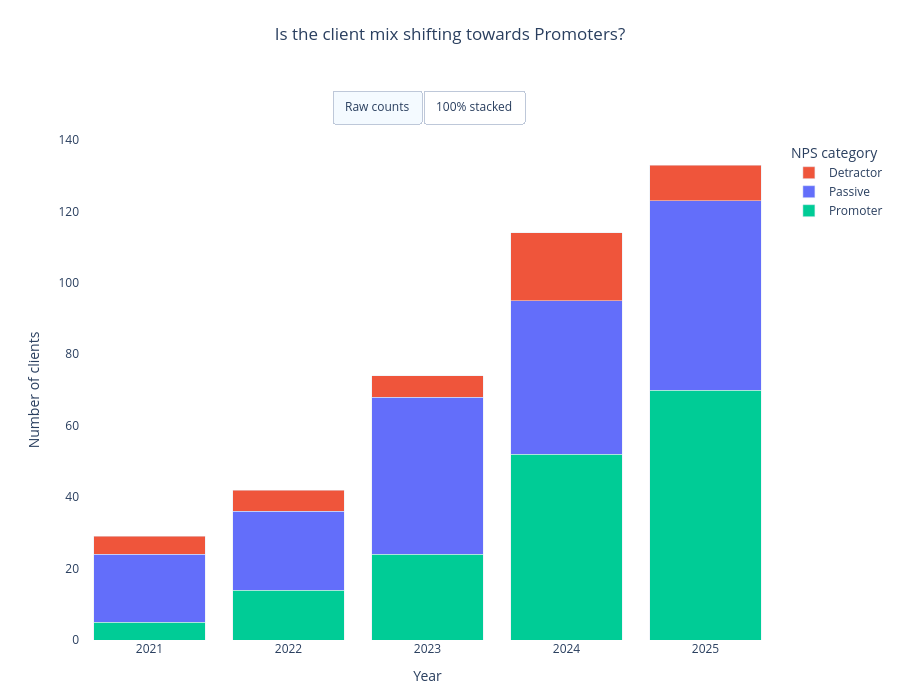

The notebook cell this image was saved under:
### Code cell
# Two ways of reading the same stack. Raw counts show the client base growing,
# 100% stacked takes the growth out and shows the mix moving towards Promoters,
# which is the point of the chart.
g2_modes_zafran = {
    "Raw counts": {"barnorm": None, "axis": "Number of clients"},
    "100% stacked": {"barnorm": "percent", "axis": "Share of clients (%)"},
}


def fig_nps_stack_zafran(data, mode="Raw counts", show_buttons=False):
    """Stacked bars: the Promoter / Passive / Detractor split of every year.

    show_buttons=True puts the two mode buttons inside the chart for the
    notebook version. The dashboard leaves them off and drives the same argument
    from a radio button, so the chart never carries two sets of controls.
    """
    if data.empty:
        return blank_figure("No clients match these filters")

    counts = data.groupby(["YEAR", "nps_category"]).size().reset_index(name="count")
    totals = counts.groupby("YEAR")["count"].sum()
    mode_info = g2_modes_zafran[mode]

    fig = go.Figure()
    # Looping over the fixed order rather than over whatever the data contains
    # keeps the stack in the same order, and the colours attached to the right
    # category, under every filter.
    for category in nps_order_zafran:
        one = counts[counts["nps_category"] == category].copy()
        if one.empty:
            continue
        one["total"] = one["YEAR"].map(totals)
        one["share"] = one["count"] / one["total"] * 100
        fig.add_trace(go.Bar(
            x=one["YEAR"],
            y=one["count"],
            name=category,
            marker_color=nps_colours_zafran[category],
            # The count and the share both travel in customdata, so the hover
            # text stays right in whichever mode is showing. A %{y} label would
            # read as a headcount in one mode and a percentage in the other.
            customdata=one[["count", "share", "total"]].values,
            hovertemplate=(category + ": %{customdata[0]} of %{customdata[2]} clients"
                           " (%{customdata[1]:.1f}%)<extra></extra>"),
        ))

    fig.update_layout(
        barmode="stack",
        barnorm=mode_info["barnorm"],
        hovermode="x unified",
        title={"text": "Is the client mix shifting towards Promoters?",
               "x": 0.5, "xanchor": "center", "y": 0.96, "yanchor": "top"},
        xaxis={"title": "Year", "tickmode": "linear", "dtick": 1},
        yaxis={"title": mode_info["axis"]},
        legend={"title": "NPS category"},
        plot_bgcolor="white",
        # An explicit width for the notebook version. Without one the chart is
        # drawn at whatever width the output area happens to report first, and
        # only snaps to the full width once an interaction forces a redraw. The
        # dashboard leaves it unset so the chart fills its panel.
        autosize=True,
        height=700 if show_buttons else DASH_CHART_HEIGHT,
        margin={"t": 140 if show_buttons else 46, "b": 60},
    )

    if show_buttons:
        # relayout rather than restyle: the bars do not change, only how plotly
        # normalises them. An empty string is how barnorm is switched off.
        buttons = [{"label": name,
                    "method": "relayout",
                    "args": [{"barnorm": info["barnorm"] or "",
                              "yaxis.title.text": info["axis"]}]}
                   for name, info in g2_modes_zafran.items()]
        fig.update_layout(
            updatemenus=[{"type": "buttons", "direction": "right", "buttons": buttons,
                          "x": 0.5, "xanchor": "center", "y": 1.10, "yanchor": "top",
                          "showactive": True}])

    return fig


fig_nps_stack_zafran(base_df_zafran, show_buttons=True).show()

### Figure 1 — Plotly figure (JSON) as saved in the notebook; plotly's stock layout.template omitted (floating-point values rounded to 4 significant figures)
{"data": [{"customdata": [[5, 17.24, 29], [14, 33.33, 42], [24, 32.43, 74], [52, 45.61, 114], [70, 52.63, 133]], "hovertemplate": "Promoter: %{customdata[0]} of %{customdata[2]} clients (%{customdata[1]:.1f}%)<extra></extra>", "marker": {"color": "#00CC96"}, "name": "Promoter", "type": "bar", "x": [2021, 2022, 2023, 2024, 2025], "y": [5, 14, 24, 52, 70]}, {"customdata": [[19, 65.52, 29], [22, 52.38, 42], [44, 59.46, 74], [43, 37.72, 114], [53, 39.85, 133]], "hovertemplate": "Passive: %{customdata[0]} of %{customdata[2]} clients (%{customdata[1]:.1f}%)<extra></extra>", "marker": {"color": "#636EFA"}, "name": "Passive", "type": "bar", "x": [2021, 2022, 2023, 2024, 2025], "y": [19, 22, 44, 43, 53]}, {"customdata": [[5, 17.24, 29], [6, 14.29, 42], [6, 8.108, 74], [19, 16.67, 114], [10, 7.519, 133]], "hovertemplate": "Detractor: %{customdata[0]} of %{customdata[2]} clients (%{customdata[1]:.1f}%)<extra></extra>", "marker": {"color": "#EF553B"}, "name": "Detractor", "type": "bar", "x": [2021, 2022, 2023, 2024, 2025], "y": [5, 6, 6, 19, 10]}], "layout": {"autosize": true, "barmode": "stack", "height": 700, "hovermode": "x unified", "legend": {"title": {"text": "NPS category"}}, "margin": {"b": 60, "t": 140}, "plot_bgcolor": "white", "title": {"text": "Is the client mix shifting towards Promoters?", "x": 0.5, "xanchor": "center", "y": 0.96, "yanchor": "top"}, "updatemenus": [{"buttons": [{"args": [{"barnorm": "", "yaxis.title.text": "Number of clients"}], "label": "Raw counts", "method": "relayout"}, {"args": [{"barnorm": "percent", "yaxis.title.text": "Share of clients (%)"}], "label": "100% stacked", "method": "relayout"}], "direction": "right", "showactive": true, "type": "buttons", "x": 0.5, "xanchor": "center", "y": 1.1, "yanchor": "top"}], "xaxis": {"dtick": 1, "tickmode": "linear", "title": {"text": "Year"}}, "yaxis": {"title": {"text": "Number of clients"}}}}
